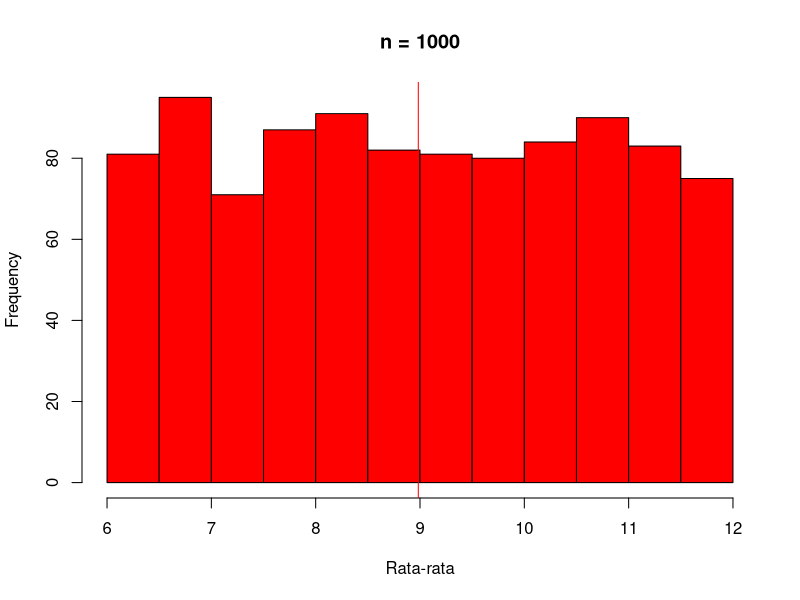
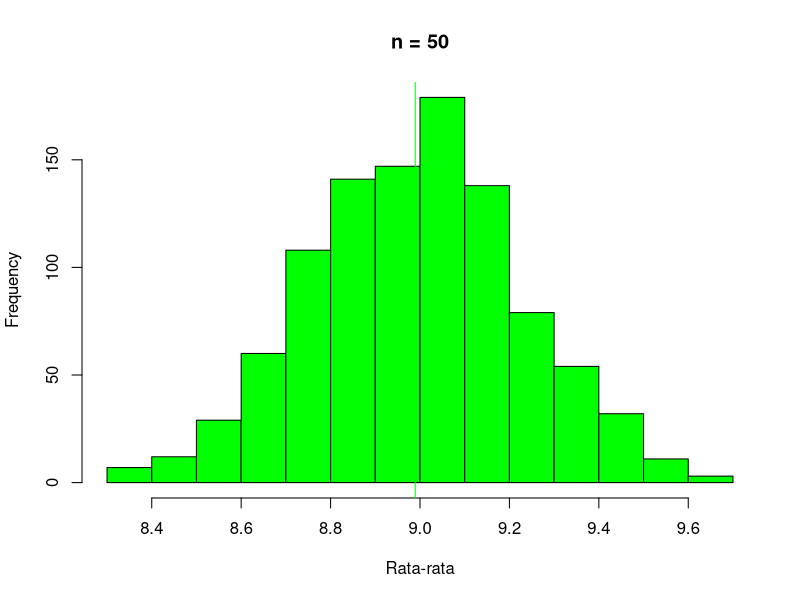
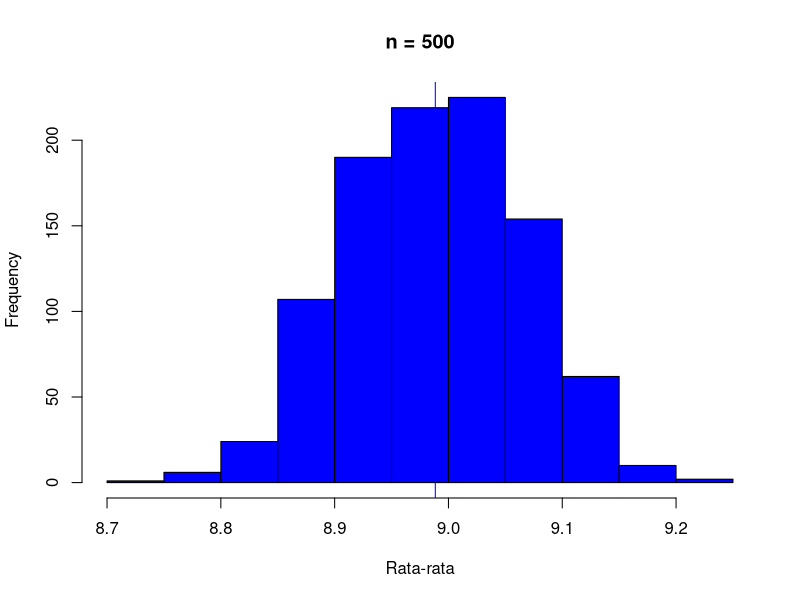

R code for these plots, in order: (Note: this script raises an error after producing the figures.)
# NOMOR 1
#a. buat datagrame
df <- data.frame (
  Pertumbuhan_Tanaman = c(4.8, 4.4, 3.0, 3.9, 4.4, 5.0, 5.2, 5.2, 4.3, 4.8, 6.4, 6.2, 4.6, 5.5, 5.8, 6.3, 6.4, 5.6, 4.8, 5.8),
  Penyinaran_Matahari = c("Tidak Pernah", "Tidak Pernah", "Tidak Pernah", "Tidak Pernah", "Tidak Pernah", "Rendah", "Rendah", "Rendah", "Rendah", "Rendah", "Sedang", "Sedang", "Sedang", "Sedang", "Sedang", "Tinggi", "Tinggi", "Tinggi", "Tinggi", "Tinggi")
)
df
#b. tabel berisi pengelompokan berdasarkan penyinaran matahari, lalu hitung nilai minimum, maksimum, mean dari pertumbuhan tanaman
#membuat rumus manual
#min
getmin <- function(x) { #Membuat nama fungsi
  min_value <- x[1] #Membuat variabel untuk nilai terkecil (min)
  for (i in 2:length(x)) { #Perulangan untuk membandingkan antar nilai ke i dan i+1 (membandingkan antara 2 nilai) sampai ke nilai di posisi terakhir
    if(x[i] < min_value) { #Jika nilai i yang lebih kecil 
      min_value <- x[i] #Masukan nilai tersebut ke dalam variabel untuk nilai terkecil (min) yaitu variabel min_value
    }
  }
  return(min_value) #Mengeluarkan hasil dari variabel min_value
}
#max
getmax <- function(x) { #Membuat nama fungsi
  max_value <- x[1] #Membuat variabel untuk nilai terbesar (max)
  for (i in 2 :length(x)) { #Perulangan untuk membandingkan antar nilai ke i dan i+1 (membandingkan antara 2 nilai) sampai ke nilai di posisi terakhir
    if(x[i] > max_value) {  #Jika nilai i yang lebih besar 
      max_value <- x[i] #Masukan nilai tersebut ke dalam variabel untuk nilai terkecil (min) yaitu variabel max_value
    }
  }
  return(max_value) #Mengeluarkan hasil dari variabel max_value
}
#mean
getmean <- function(x) { #Membuat nama fungsi
  n <- length(x) #Var n untuk panjang dari variabel x (banyak data)
  xbar <- 0 #Membuat starting poin (variabel kosong) untuk menyimpan hasil dari perulangan
  for (i in c(1:n)) #Perulangan dari nilai ke i sampai i terakhir pada n
  {
    xbar <- xbar + ((x[i]/n)) #Rumus mencari rata- rata
  }
  return(xbar) #Mengeluarkan hasil dari variabel xbar
} 
# maka hasilnya adalah
library(dplyr)
library(tidyverse)
df%>% group_by(Penyinaran_Matahari) %>% summarise(
  min = getmin(Pertumbuhan_Tanaman),
  max = getmax(Pertumbuhan_Tanaman),
  mean = getmean(Pertumbuhan_Tanaman)
)


#NOMOR 2
# === Membangkitkan dengan Distribusi Uniform ===
# bagian A
# Membangkitkan dengan Fungsi Bawaan R
n <- 1000
a <- 6
b <- 12
set.seed(123)
populasi_uniform = runif(n,a,b)
populasi_uniform

# Ambil sampel dari data bangkitan dengan n=50 dan n=500 dengan pengembalian, lalu hitung mean dari sampel tersebut. Ulangi 1000 kali
n50_uniform = c()
n500_uniform = c()
pengulangan = 1000

for (i in 1:pengulangan){
  n50_uniform[i] = mean(sample(populasi_uniform,50,replace=TRUE))
  n500_uniform[i] = mean(sample(populasi_uniform,500,replace=TRUE))
}

# Buat histogram dari durasi buka (1000 obs.) dan mean sampel (n=50 dan n=500)
hist(populasi_uniform,col="red",main="n = 1000",xlab="Rata-rata")
abline(v = mean(populasi_uniform),col="red")
hist(n50_uniform,col="green",main="n = 50",xlab="Rata-rata")
abline(v = mean(n50_uniform),col="green")
hist(n500_uniform,col="blue",main="n = 500",xlab="Rata-rata")
abline(v = mean(n500_uniform),col="blue")
par(mfrow=c(1,3))

# Hitung mean dan deviasi standar dari populasi, mean dan deviasi standar dari mean sampel. Apa yang Anda dapat simpulkan?
getstd <- function(x) { #Membuat nama fungsi
  {
    std = sqrt(getvar(x)) #Mengakar nilai varians
  }
  return(std) #Mengembalikan/ mengeluarkan nilai variabel std
}
#maka
mean_populasi = getmean(populasi_uniform)
stdev_populasi = getstd(populasi_uniform)
mean_n50 = getmean(n50_uniform)
stdev_n50 = getstd(n50_uniform)
mean_n500 = getmean(n500_uniform)
stdev_n500 = getstd(n500_uniform)

mean_populasi
stdev_populasi

mean_n50
stdev_n50

mean_n500
stdev_n500
# dari hasil perhitungan di atas, semakin besar sampelnya, maka distribusinya semakin mendekati distribusi normal.

# bagian B
# 1. Menentukan sample size sebesar 1000
n <- 1000
# 2. Generate Random Number
set.seed(123)
mean=10
lamda <- 1/mean
service_waktu <- rexp(n, lambda)

var_service_waktu <- function(service_waktu){
  n <- length(service_times)
  sum((service_times - mean)^2)/(n-1)
}
var_service <- var_service_waktu(service_waktu)
# menampilkan hasil
cat("Varians", var_service, "menit")



#NOMOR 3  
# tes = A
# flu = B

# P(B|A)?

flu <- sample(c('NO', 'YES'), size = 5000, replace = TRUE, prob = c(0.98, 0.02))
tes <- rep(NA, 5000)

tes[flu == 'Tidak'] <- sample(c('Neg', 'Pos'), size = sum(flu == 'Tidak'), replace = TRUE, prob = c(0.95, 0.05))
tes[flu == 'Ya'] <- sample(c('Neg', 'Pos'), size = sum(flu == 'Ya'), replace = TRUE, prob = c(0.1, 0.9))


pA_B <- 0.9
pB <- 0.02
pAc_B <- 0.1
pA_Bc <- 0.05
pAc_Bc <- 0.95
pA <- (pA_B*pB) + (pA_Bc*(1-pB))
pB_A <- pA_B *pB/pA
pB_A #Kemungkinan Anda benar-benar terkena flu


